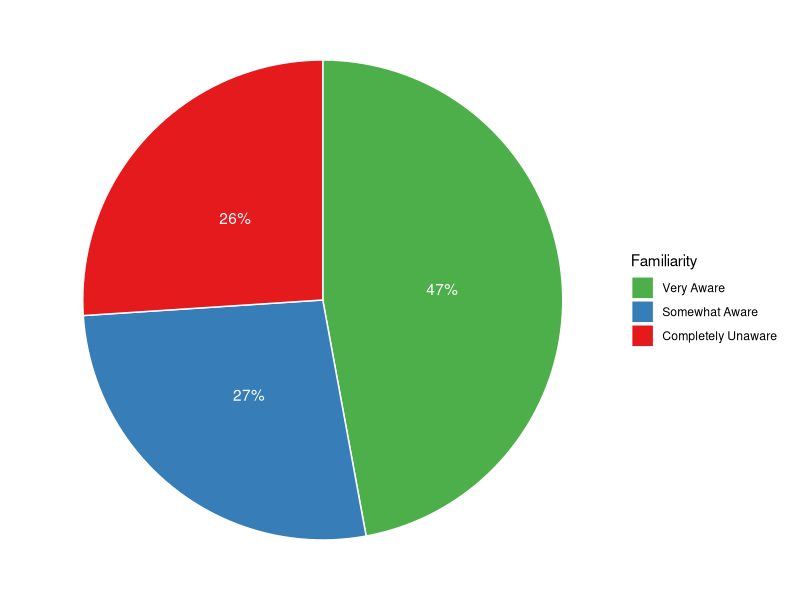
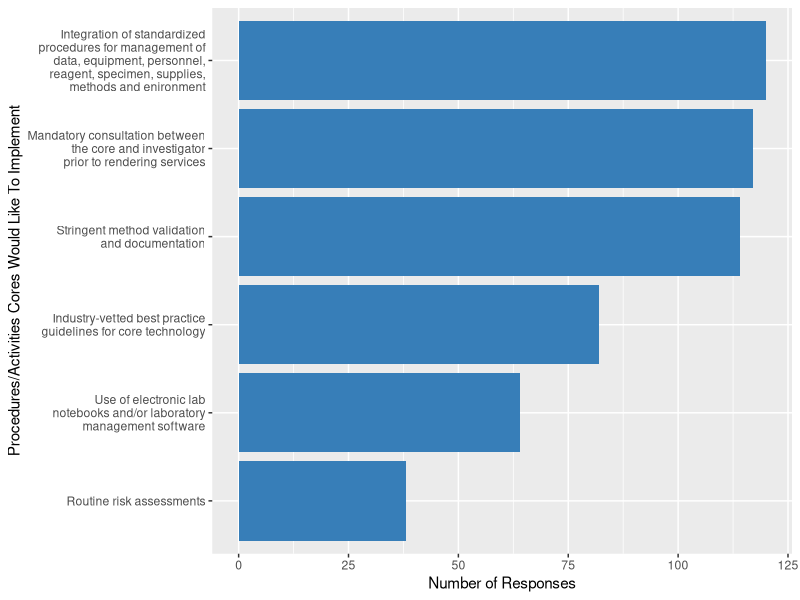

These charts were generated, in order, by the following R code:
## ---- chunk 1
knitr::opts_chunk$set(echo = FALSE)
## ---- chunk 2
#load libraries
library(tidyverse)

#load data
data1 <- read_csv("../data/figure-1-data.csv", col_types="fi")
data3 <- read_csv("../data/figure-3-data.csv", col_types="fi") 
## ---- chunk 3


pie_data <- data1 %>%
  mutate(proportion=count/sum(count)) %>%
  arrange(desc(proportion)) %>%
  mutate(lab.ypos = cumsum(proportion) - 0.5*proportion)

ggplot(pie_data, aes(x=2, y=proportion, fill=familiarity)) +
  geom_bar(stat="identity", color="white") +
  coord_polar(theta="y", start=0) +
  geom_text(aes(y=lab.ypos, label=paste(round(proportion*100), "%", sep="")), color="white") +
  scale_fill_brewer(palette="Set1", name="Familiarity", guide=guide_legend(reverse=TRUE)) +
  theme_void()
## ---- chunk 4

data3 %>%
  mutate(procedure=fct_reorder(procedure, responses)) %>%
  ggplot(data, mapping = aes(x=procedure, y=responses)) +
    geom_bar(stat="identity", fill="#377eb8") +
    coord_flip() +
    scale_x_discrete(labels = function(x) str_wrap(x, width=30)) +
    xlab("Procedures/Activities Cores Would Like To Implement") +
    ylab("Number of Responses")
